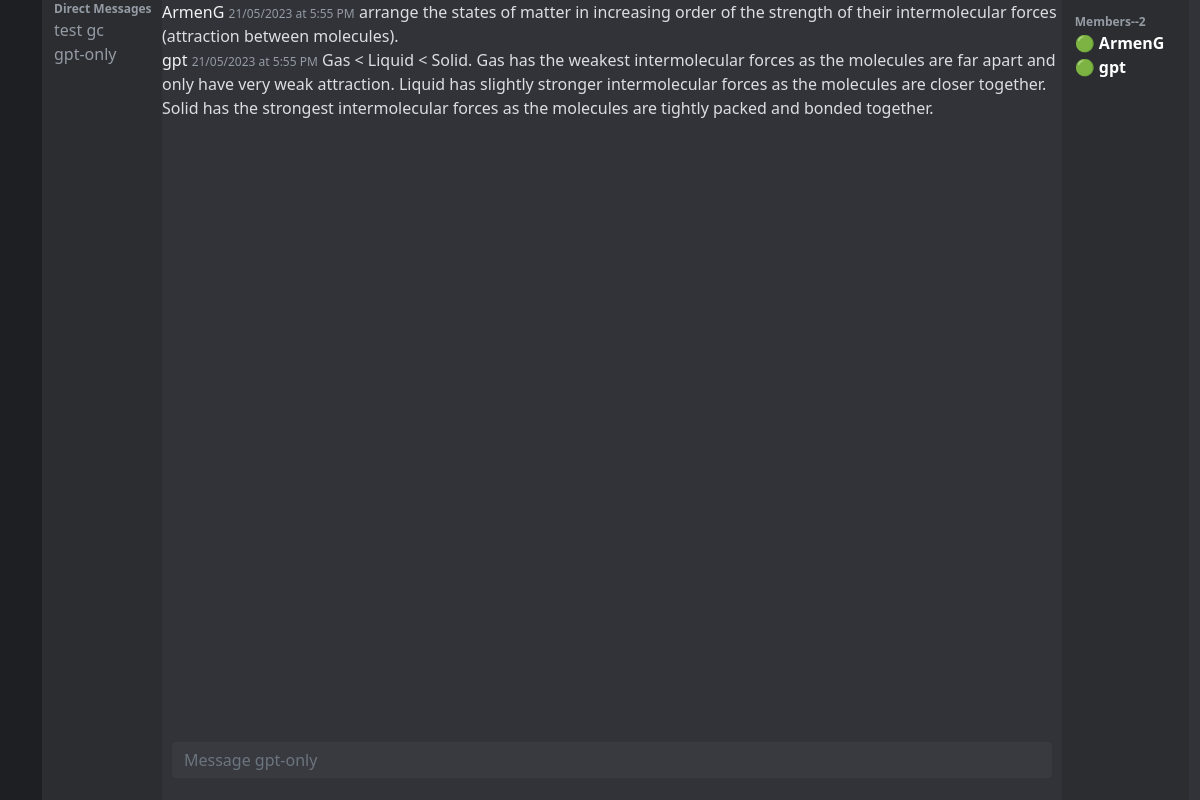
Page /chat/5/ (signed in) on the committed database.
### message/models.py (models this page shows, shortened)
class dm(models.Model):
    name = models.CharField(max_length=50, default="")
    list_of_people = models.ManyToManyField(User)
    gpt = models.BooleanField(default=False)

class message(models.Model):
    text = models.TextField(default="")
    from_user = models.ForeignKey(User, on_delete=models.CASCADE)
    chat = models.ForeignKey(dm, on_delete=models.CASCADE)
    time = models.DateTimeField(default=timezone.now)
    reply = models.ForeignKey("message.message", blank=True,null=True,default="", on_delete=models.CASCADE)

### message/views.py (the view)
# urls.py: path('chat/<pk>/', views.dm_detail, name="dm"),
@login_required(login_url='/login/')
def dm_detail(request,pk):
    dm_x = dm.objects.get(id=pk)
    messages = message.objects.all().filter(chat=dm_x)
    if request.method == 'POST':
        form = MessageForm(request.POST)
        if form.is_valid():
            if dm_x.gpt != True:
                txt = form.cleaned_data['text']
                if txt.find("``") != -1:
                    math_equation = txt[txt.find("``"):]
                    math_equation = math_equation.replace("``", "$$")
                    math_equation = math_equation.replace("/", "\over")
                    math_equation = math_equation.replace("sqrt", "\sqrt")
                    math_equation = math_equation.replace("tan", "\tan")
                    math_equation = math_equation.replace("(", "{")
                    math_equation = math_equation.replace(")", "}")
                    txt=math_equation
                    print(txt)
                elif txt.find("/random_number") != -1:
                    random_number = txt.replace("/random_number","")
                    random_numbers = random_number.split("(")[1].replace(")","").split(",")
                    random_number = random.randint(int(random_numbers[0]),int(random_numbers[1]))
                    txt += " --- " + str(random_number)
                elif txt.find("/yes_no()") != -1:
                    txt += " --- yes" if random.randint(1,2) == 2 else " --- no"
                message.objects.create(chat=dm_x, from_user=request.user, text=txt)
            else:
                txt = form.cleaned_data['text']
                messages = [{"role": "user", "content": txt}]
                chat = openai.ChatCompletion.create(
                    model="gpt-3.5-turbo", messages=messages
                )
                response = chat.choices[0].message.content
                usr = User.objects.get(username="gpt")
                message.objects.create(chat=dm_x, from_user=request.user, text=txt)
                message.objects.create(chat=dm_x, from_user=usr, text=response)
            return redirect('dm', pk)
    else:
        form = MessageForm()
    return render(request, 'message/dm.html', {'form':form,'dms':dm.objects.get(id=pk), 'dm':dms(request.user), 'messages':messages})

### message/forms.py
class MessageForm(forms.Form):
    text = forms.CharField()

### message/views.py (called while the page is built)
def dms(user):
    dms = []
    for i in dm.objects.all():
        if user in i.list_of_people.all():
            dms.append(i)
    return dms

### users/models.py (called while the page is built)
    def online(self):
        widthin_last_seconds = timezone.now() - datetime.timedelta(seconds = 2)
        if self.last_online > widthin_last_seconds:
            return "🟢"
        else:
            return "🔴"

### message/templates/message/dm.html (shortened to what this page needs)
{% include "message/base.html" %}
<div style="float:left;width:3.5vw;height:100vh; background-color:#1E1F22!important">
</div>
<div style="float:left;width:10vw;height:100vh; background-color:#2B2D31!important; display:flex; flex-direction:column;">
    <div style="margin-left:10%;display:flex; flex-direction:column;">
        <span style="font-size:12px; background-color:#2B2D31; font-weight:600; color:#949BA4;">Direct Messages</span>
        {% for i in dm %}
            <a href="{% url 'dm' i.id %}" style="font-size:16px; background-color:#2B2D31; font-weight:500; color:#949BA4; text-decoration:none;">{{i.name}}</a>
        {% endfor %}
    </div>
</div>
<div style="display:flex; flex-direction:column;float:left;width:75vw;height:93.8vh;background-color:#313338!important;overflow:scroll;" id="messages">
        {% for message in messages %}
            <div style="" id="{{message.id}}">
                <span class="from_user">{{message.from_user}}  <span class="date">{{message.time|date:'d/m/Y' }} at {{message.time|date:'g:i A'}}</span> </span>
                <span class="message">{{message.text}}</span>
            </div>
        {% endfor %}
    <form method="post" style="display:flex; flex-direction:row; align-items:center;">
        <div class="mb-3">
            <div class="autocomplete" style="border-radius: 2px; position: absolute;bottom:0;color:white; width:75vw;margin-right:2px;padding:10px;margin-bottom:1%;">
                <input type="text" class="form-control" id="text" name="text" rows="2" placeholder="Message {{dms.name}}" style="background-color:#383A40!important;color:white;outline:none; resize:none; border:none;">
            </div>
        </div>
    </form>
</div>
<div style="float:left;width:10.6vw;height:100vh; background-color:#2B2D31;display:flex; flex-direction:column;">
    <div style="margin-left:10%;margin-top:10%;display:flex; flex-direction:column;">
        <span style="font-size:12px; background-color:#2B2D31; font-weight:600; color:#949BA4;">Members--{{dms.list_of_people.count}}</span>
        {% for user in dms.list_of_people.all%}
            <span style="font-size:16px; background-color:#2B2D31; font-weight:600;" id="{{user.username}}">{{user.profile.online}} {{user.username}}</span>
        {% endfor %}
    </div>
</div>

### static/main.css (style rules this page uses)
* { color:white; background-color: #313338; font-family:"gg sans", "Noto Sans", "Helvetica Neue", Helvetica, Arial, sans-serif; }
.from_user { font-size:16px; color:#f2f3f5; }
.message { font-size:16px; color:#dbdee1; }
.date { font-size:12px; color:#949ba4; }

### rows in the picture
dm: name "test gc"
dm: name "gpt-only", text "Message gpt-only", list_of_people.count "2"
message: from_user "ArmenG", time "21/05/2023", time "5:55 PM", text "arrange the states of matter in increasing order of the strength of their intermolecular forces (attraction between molecules)."
message: from_user "gpt", time "21/05/2023", time "5:55 PM", text "Gas < Liquid < Solid. Gas has the weakest intermolecular forces as the molecules are far apart and only have very weak attraction. Liquid has slightly stronger intermolecular forces as the molecules are closer together. Solid has the strongest intermolecular forces as the molecules are tightly packed and bonded together."
